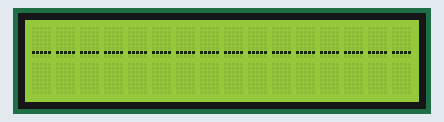
The sketch below on a simulated Arduino Uno, built with avr-gcc and run on an emulated ATmega328P. Parts: 16×2 character LCD. What the sketch prints to the serial monitor is not drawn.

Above: at 0.1 s.
At 1.7 s:
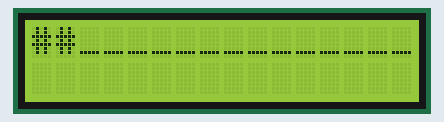
At 3.1 s:
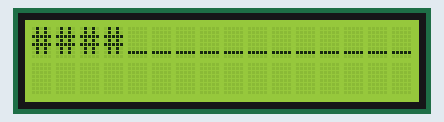
At 6.1 s:
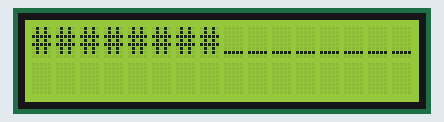
At 9.0 s:
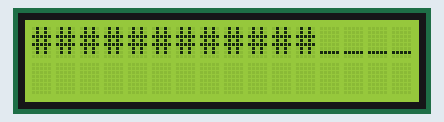
At 12.9 s:
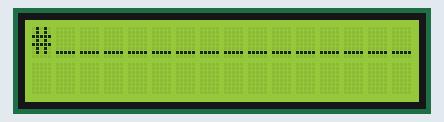

Measured:
- by itself, everything shown: repeats every 12.0 s, in 17 steps
- what the display in image 1 shows lasts 0.7 s, from 1.6 s to 2.3 s
- what the display in image 2 shows lasts 0.8 s, from 3.1 s to 3.9 s

The sketch:

vizualizace_hlasitosti.ino
```cpp
#include <Wire.h>
#include <LiquidCrystal_I2C.h>

LiquidCrystal_I2C lcd(0x27, 16, 2);

// globalni promenne
int hlasitost;
char radek[16];

void setup() {

  // inicializace seriove linky
  Serial.begin(9600);

  lcd.init();
  lcd.clear();
  lcd.backlight();

}

void loop() {

  int pocet_znaku = hlasitost_na_pocet_znaku(hlasitost);
  napln_pole(pocet_znaku);
  zobraz_hlasitost();

  // prodleva pred zmenou hlasitosti
  delay(100);

  // cyklicka zmena hlasitosti od 0 do 100
  if (hlasitost < 100) hlasitost++;
  else hlasitost = 0;

}

void zobraz_hlasitost() {
  lcd.clear();
  lcd.setCursor(0, 0);
  for (int i = 0; i < 16; i++) {
    Serial.write(radek[i]);
    lcd.print(radek[i]);
  }
  Serial.println();
}

void napln_pole(int p) {

  int _p;

  if (p < 0) _p = 0;
  else if (p > 16) _p = 16;
  else _p = p;

  for (int i = 0; i < 16; i++) {
    if (i < _p) radek[i] = '#';
    else radek[i] = '_';
  }

}

// funkce prevadi hlasitost od 0 do 100 na pocet znaku od 0 do 16
int hlasitost_na_pocet_znaku(int h) {

  int _h;

  if (h < 0) _h = 0;
  else if (h > 100) _h = 100;
  else _h = h;

  return (_h * 16) / 100;

}
```
